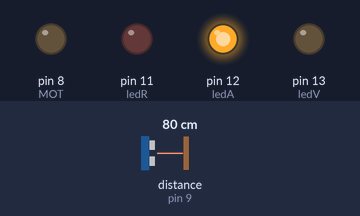
Bench run of a sketch on a simulated Arduino Uno, built with avr-gcc and run on an emulated ATmega328P. Shown: output pins drawn as LEDs (lit = HIGH). Wiring (inferred from the names in the program): ultrasonic range finder: trigger pin 10; echo pin 9. The test bench sets the inputs (shaded band); at power-on: distance to the obstacle (sensor on pin 9) 80 cm. The echo pulse lasts 58.3 µs per cm; pins used as bus, display or sensor lines are not drawn.

Above: at 1.3 s.
1.4 s: distance to the obstacle (sensor on pin 9) set to 36 cm
2.9 s: distance to the obstacle (sensor on pin 9) set to 29 cm
At 4.1 s:
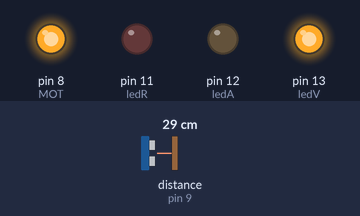
4.5 s: distance to the obstacle (sensor on pin 9) set to 35 cm
At 5.5 s:
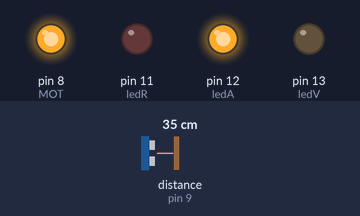
6.0 s: distance to the obstacle (sensor on pin 9) set to 250 cm
7.5 s: distance to the obstacle (sensor on pin 9) set to 256 cm
At 8.7 s:
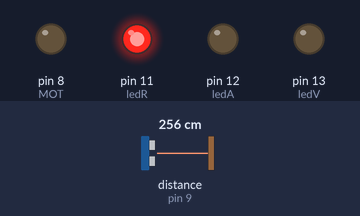
9.0 s: distance to the obstacle (sensor on pin 9) set to 2 cm
At 10.1 s:
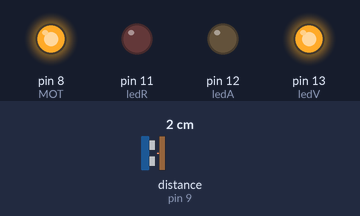
Timing chart, 0 to 11.6 s (numbered marks = the images above; inputs shaded):
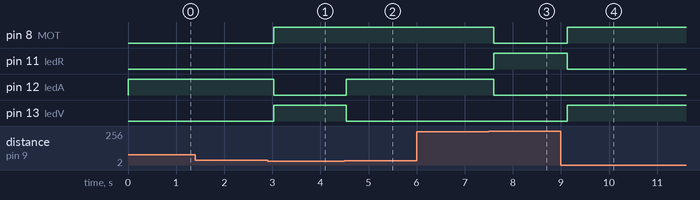

The sketch:

Tanques.ino
```cpp
int trig = 10;
int eco = 9;

int ledR = 11;
int ledA = 12;
int ledV = 13;

int MOT = 8;

long duracion;
float distancia;
float nivel;

const int alturaTanque = 337;

bool valvulaAbierta = false;

void setup() {
  pinMode(trig, OUTPUT);
  pinMode(eco, INPUT);

  pinMode(ledR, OUTPUT);
  pinMode(ledA, OUTPUT);
  pinMode(ledV, OUTPUT);

  pinMode(MOT, OUTPUT);

  digitalWrite(MOT, LOW);
}

void loop() {

  // Medicion del sensor ultrasonico
  digitalWrite(trig, LOW);
  delayMicroseconds(2);

  digitalWrite(trig, HIGH);
  delayMicroseconds(10);

  digitalWrite(trig, LOW);

  duracion = pulseIn(eco, HIGH, 30000);//Esta instrucción mide cuánto tiempo permanece en HIGH el pin eco y 30000us el tiempo maximo de espera cuando recibe la señal pasa a low eco.


  if (duracion == 0) {
    digitalWrite(MOT, LOW);
    valvulaAbierta = false;

    digitalWrite(ledR, HIGH);
    digitalWrite(ledA, LOW);
    digitalWrite(ledV, LOW);

    delay(500);
    return;
  }

  distancia = duracion / 58.2;

  // Calculo del porcentaje de agua
  nivel = (alturaTanque - distancia) * 100.0 / alturaTanque;

  nivel = constrain(nivel, 0, 100);  //limitamos el valor de la variable


  // Control de la valvula con histeresis
  if (nivel >= 90) {
    valvulaAbierta = true;
  }

  if (nivel <= 25) {
    valvulaAbierta = false;
  }

  digitalWrite(MOT, valvulaAbierta ? HIGH : LOW);

  // Indicadores LED
  if (nivel >= 90) {
    digitalWrite(ledV, HIGH);
    digitalWrite(ledA, LOW);
    digitalWrite(ledR, LOW);
  }
  else if (nivel > 25) {
    digitalWrite(ledV, LOW);
    digitalWrite(ledA, HIGH);
    digitalWrite(ledR, LOW);
  }
  else {
    digitalWrite(ledV, LOW);
    digitalWrite(ledA, LOW);
    digitalWrite(ledR, HIGH);
  }

  delay(500);
}
```

Measured:
- the behaviour switches between 34 and 33 cm on distance to the obstacle (sensor on pin 9) (found by bisection; images 0 and 1)
- the behaviour switches between 252 and 253 cm on distance to the obstacle (sensor on pin 9) (found by bisection; images 2 and 3)
- after the input at 1.4 s, every drawn part: stays the same
- after the input at 2.9 s, pin 8 (MOT), pin 13 (ledV): LOW → HIGH after 0.13 s; pin 12 (ledA): HIGH → LOW after 0.13 s
- after the input at 4.5 s, pin 12 (ledA): LOW → HIGH at once; pin 13 (ledV): HIGH → LOW at once
- after the input at 6.0 s, every drawn part: stays the same
- after the input at 7.5 s, pin 8 (MOT), pin 12 (ledA): HIGH → LOW after 0.10 s; pin 11 (ledR): LOW → HIGH after 0.10 s
- after the input at 9.0 s, pin 8 (MOT), pin 13 (ledV): LOW → HIGH after 0.13 s; pin 11 (ledR): HIGH → LOW after 0.13 s
